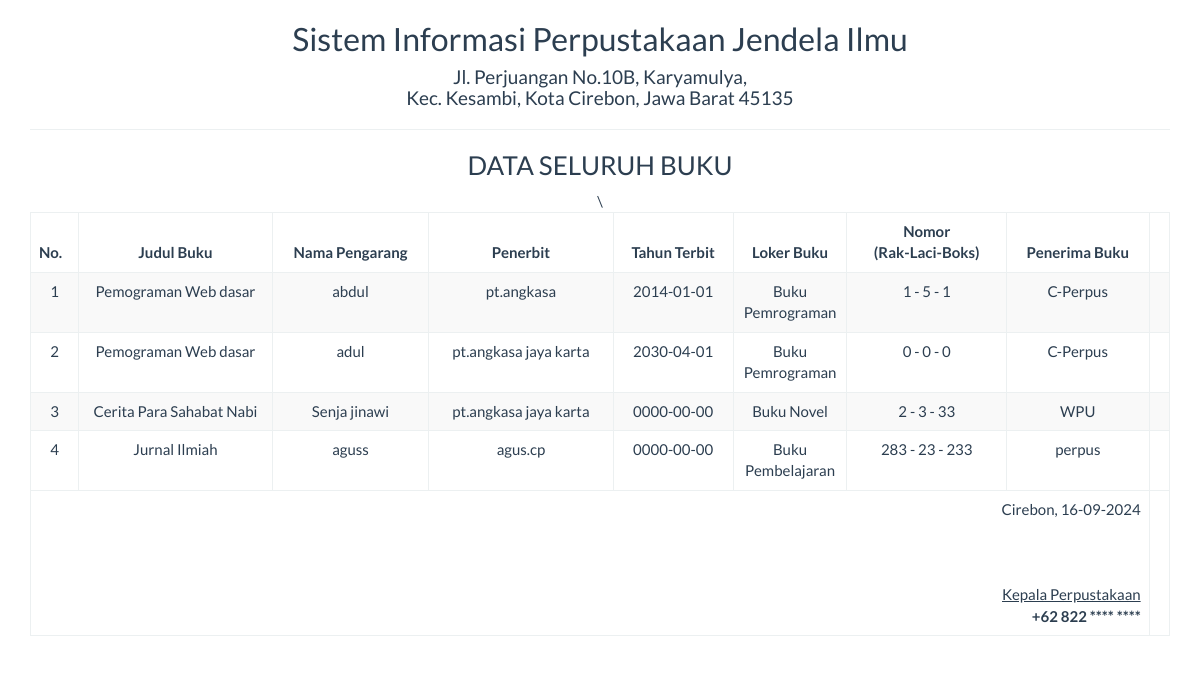
Screenshot of /report/buku_semua.php with the database file from the repository.
### tables this page shows
CREATE TABLE `buku` (
  `id` int(11) NOT NULL,
  `loker_buku` varchar(25) NOT NULL,
  `no_rak` int(11) NOT NULL,
  `no_laci` int(11) NOT NULL,
  `no_boks` int(11) NOT NULL,
  `judul_buku` varchar(100) NOT NULL,
  `nama_pengarang` varchar(100) NOT NULL,
  `tahun_terbit` date NOT NULL,
  `penerima` varchar(50) NOT NULL,
  `penerbit` varchar(50) NOT NULL,
  `status` varchar(25) NOT NULL,
  `keterangan` varchar(100) NOT NULL,
  `gambar_buku` text NOT NULL
);

### report/buku_semua.php (the view, shortened to what this page needs)
<!DOCTYPE html>
<html>
    <head>
        <link href="../Assets/css/bootstrap.min.css" rel="stylesheet" type="text/css"/>
    </head>
    <body onload="print()">
        <?php
        include '../config/koneksi.php';
        ?>
        <div class="container">
            <div class='row'>
                <div class="col-sm-12">
                    <div class="text-center">
                    <h2>Sistem Informasi Perpustakaan Jendela Ilmu </h2>
                    <h4>Jl. Perjuangan No.10B, Karyamulya, <br> Kec. Kesambi, Kota Cirebon, Jawa Barat 45135</h4>
                        <hr>
                        <h3>DATA SELURUH BUKU</h3>
                        <table class="table table-bordered table-striped table-hover">
                        <tbody>
                                <thead>
								<tr>
									<th>No.</th><th width="17%"><center>Judul Buku</th>
                                    <th><center>Nama Pengarang</th>\
                                    <th><center>Penerbit</th>
                                    <th><center>Tahun Terbit</th>
                                    <th width="10%"><center>Loker Buku</th>
                                    <th width="14%"><center>Nomor <br> (Rak-Laci-Boks)</center></th>
                                    <th><center>Penerima Buku</th>
								</tr>
								</thead>
							<tbody>
                            <?php
                            $sql = "SELECT * FROM buku";
                            $query = mysqli_query($koneksi, $sql) or die("SQL Anda Salah");
                            $nomor = 0;
                            while ($data = mysqli_fetch_array($query)) {
                                $nomor++;
                                ?>
                                <tr>
                                    <td><?= $nomor ?></td>
                                    <td><?= $data['judul_buku'] ?></td>
                                    <td><?= $data['nama_pengarang'] ?></td>
                                    <td><?= $data['penerbit'] ?></td>
                                    <td><?= $data['tahun_terbit'] ?></td>
                                    <td><?= $data['loker_buku'] ?></td>
                                    <td><?= $data['no_rak'] ?> - <?= $data['no_laci'] ?> - <?= $data['no_boks'] ?></td>
                                    <td><?= $data['penerima'] ?></td>
                                    <td>
                                </tr>
                            <?php } ?>
							</tbody>
                        </tbody>
                            <tfoot>
                                <tr>
                                    <td colspan="8" class="text-right">
                                        Cirebon,  <?= date("d-m-Y") ?>
                                        <br><br><br><br>
                                        <u>Kepala Perpustakaan<strong></u><br>
                                        +62 822 **** ****
									</td>
								</tr>
							</tfoot>
                        </table>
                    </div>
                </div>
            </div>
    </body>
</html>

### rows the page displays
buku: judul_buku "Pemograman Web dasar", nama_pengarang "abdul", penerbit "pt.angkasa", tahun_terbit "2014-01-01", loker_buku "Buku Pemrograman", no_rak "1", no_laci "5", no_boks "1", penerima "C-Perpus"
buku: judul_buku "Pemograman Web dasar", nama_pengarang "adul", penerbit "pt.angkasa jaya karta", tahun_terbit "2030-04-01", loker_buku "Buku Pemrograman", no_rak "0", no_laci "0", no_boks "0", penerima "C-Perpus"
buku: judul_buku "Cerita Para Sahabat Nabi", nama_pengarang "Senja jinawi", penerbit "pt.angkasa jaya karta", tahun_terbit "0000-00-00", loker_buku "Buku Novel", no_rak "2", no_laci "3", no_boks "33", penerima "WPU"
buku: judul_buku "Jurnal Ilmiah", nama_pengarang "aguss", penerbit "agus.cp", tahun_terbit "0000-00-00", loker_buku "Buku Pembelajaran", no_rak "283", no_laci "23", no_boks "233", penerima "perpus"
